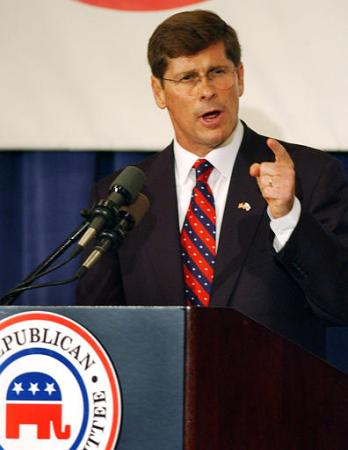
#> input picture mini_dsfd/lib/dataset/augmentor/test.jpg, 348 x 450 px, found by its file name
$ python augmentation.py   (older library calls are emulated)
#> lines starting #> are read from the running program, lines starting #| are printed output that depends on the picture
### mini_dsfd/lib/dataset/augmentor/visual_augmentation.py
import cv2
import numpy as np
import random

# [65 lines left out: functions pixel_jitter, gray, swap_change, Img_dropout, blur_heatmap, blur, not called in this run]


def adjust_contrast(image, factor):
    """ Adjust contrast of an image.

    Args
        image: Image to adjust.
        factor: A factor for adjusting contrast.
    """
    mean = image.mean(axis=0).mean(axis=0)
    return _clip((image - mean) * factor + mean)


def adjust_brightness(image, delta):
    """ Adjust brightness of an image

    Args
        image: Image to adjust.
        delta: Brightness offset between -1 and 1 added to the pixel values.
    """
    return _clip(image + delta * 255)


def adjust_hue(image, delta):
    """ Adjust hue of an image.

    Args
        image: Image to adjust.
        delta: An interval between -1 and 1 for the amount added to the hue channel.
               The values are rotated if they exceed 180.
    """
    image[..., 0] = np.mod(image[..., 0] + delta * 180, 180)
    return image


def adjust_saturation(image, factor):
    """ Adjust saturation of an image.

    Args
        image: Image to adjust.
        factor: An interval for the factor multiplying the saturation values of each pixel.
    """
    image[..., 1] = np.clip(image[..., 1] * factor, 0, 255)
    return image


def _clip(image):
    """
    Clip and convert an image to np.uint8.

    Args
        image: Image to clip.
    """
    return np.clip(image, 0, 255).astype(np.uint8)
def _uniform(val_range):
    """ Uniformly sample from the given range.

    Args
        val_range: A pair of lower and upper bound.
    """
    return np.random.uniform(val_range[0], val_range[1])


class ColorDistort():

    def __init__(
            self,
            contrast_range=(0.8, 1.2),
            brightness_range=(-.2, .2),
            hue_range=(-0.1, 0.1),
            saturation_range=(0.8, 1.2)
    ):
#> further down, image is the input picture: shape (450, 348, 3); mean B, G, R 100.1, 101.9, 116.1
        self.contrast_range = contrast_range
        self.brightness_range = brightness_range
        self.hue_range = hue_range
        self.saturation_range = saturation_range

    def __call__(self, image):


        if self.contrast_range is not None:
            contrast_factor = _uniform(self.contrast_range)
            image = adjust_contrast(image,contrast_factor)
        if self.brightness_range is not None:
            brightness_delta = _uniform(self.brightness_range)
            image = adjust_brightness(image, brightness_delta)

        if self.hue_range is not None or self.saturation_range is not None:

            image = cv2.cvtColor(image, cv2.COLOR_BGR2HSV)

            if self.hue_range is not None:
                hue_delta = _uniform(self.hue_range)
                image = adjust_hue(image, hue_delta)

            if self.saturation_range is not None:
                saturation_factor = _uniform(self.saturation_range)
                image = adjust_saturation(image, saturation_factor)

            image = cv2.cvtColor(image, cv2.COLOR_HSV2BGR)

        return image


class DsfdVisualAug():
    pass

### mini_dsfd/lib/dataset/augmentor/augmentation.py
import os
import numpy as np
import cv2
import random
import math
######May wrong, when use it check it
# [178 lines left out: functions Rotate_aug, Rotate_coordinate, box_to_point, point_to_box, Rotate_with_box, Perspective_aug and 2 more, not called in this run]


def Fill_img(img_raw,target_height,target_width,label=None):

    ###sometimes use in objs detects
    channel=img_raw.shape[2]
    raw_height = img_raw.shape[0]
    raw_width = img_raw.shape[1]
    if raw_width / raw_height >= target_width / target_height:
        shape_need = [int(target_height / target_width * raw_width), raw_width, channel]
        img_fill = np.zeros(shape_need, dtype=img_raw.dtype)+np.array(cfg.DATA.PIXEL_MEAN,dtype=img_raw.dtype)
        shift_x=(img_fill.shape[1]-raw_width)//2
        shift_y=(img_fill.shape[0]-raw_height)//2
        for i in range(channel):
            img_fill[shift_y:raw_height+shift_y, shift_x:raw_width+shift_x, i] = img_raw[:,:,i]
    else:
        shape_need = [raw_height, int(target_width / target_height * raw_height), channel]
        img_fill = np.zeros(shape_need, dtype=img_raw.dtype)+np.array(cfg.DATA.PIXEL_MEAN,dtype=img_raw.dtype)
        shift_x = (img_fill.shape[1] - raw_width) // 2
        shift_y = (img_fill.shape[0] - raw_height) // 2
        for i in range(channel):
            img_fill[shift_y:raw_height + shift_y, shift_x:raw_width + shift_x, i] = img_raw[:, :, i]
    if label is None:
        return img_fill,shift_x,shift_y
    else:
        label[:,0]+=shift_x
        label[:, 1]+=shift_y
        return img_fill,label
# [92 lines left out: functions Random_crop, box_in_img, Random_scale_withbbox, not called in this run]


def Random_flip(im, boxes):

    im_lr = np.fliplr(im).copy()
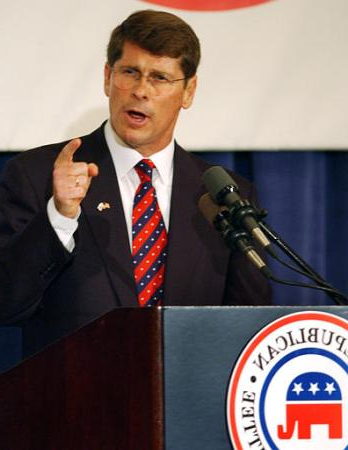
#> im_lr: shape (450, 348, 3); mean B, G, R 100.1, 101.9, 116.1
    h,w,_ = im.shape
#> h = 450; w = 348
    xmin = w - boxes[:,2]
#> xmin = [115]
    xmax = w - boxes[:,0]
#> xmax = [183]
    boxes[:,0] = xmin
    boxes[:,2] = xmax
    return im_lr, boxes


# [22 lines left out: function Mirror, not called in this run]


class RandomBaiduCrop(object):
    """Crop
    Arguments:
        img (Image): the image being input during training
        boxes (Tensor): the original bounding boxes in pt form
        labels (Tensor): the class labels for each bbox
        mode (float tuple): the min and max jaccard overlaps
    Return:
        (img, boxes, classes)
            img (Image): the cropped image
            boxes (Tensor): the adjusted bounding boxes in pt form
            labels (Tensor): the class labels for each bbox
    """

    def __init__(self, size):

        self.mean = np.array([103, 116, 123], dtype=np.float32)
        self.maxSize = 12000  # max size
        self.infDistance = 9999999
        self.size = size

    def __call__(self, image, boxes=None, labels=None):
        height, width, _ = image.shape
        random_counter = 0
        boxArea = (boxes[:, 2] - boxes[:, 0] + 1) * (boxes[:, 3] - boxes[:, 1] + 1)
        # argsort = np.argsort(boxArea)
        # rand_idx = random.randint(min(len(argsort),6))
        # print('rand idx',rand_idx)
        rand_idx = random.randint(0,len(boxArea)-1)
        rand_Side = boxArea[rand_idx] ** 0.5
        # rand_Side = min(boxes[rand_idx,2] - boxes[rand_idx,0] + 1, boxes[rand_idx,3] - boxes[rand_idx,1] + 1)
        anchors = [16, 32, 64, 128, 256, 512]
        distance = self.infDistance
        anchor_idx = 5
        for i, anchor in enumerate(anchors):
            if abs(anchor - rand_Side) < distance:
                distance = abs(anchor - rand_Side)
                anchor_idx = i
        target_anchor = random.choice(anchors[0:min(anchor_idx + 1, 5) + 1])
        ratio = float(target_anchor) / rand_Side
        ratio = ratio * (2 ** random.uniform(-1, 1))
        if int(height * ratio * width * ratio) > self.maxSize * self.maxSize:
            ratio = (self.maxSize * self.maxSize / (height * width)) ** 0.5
        interp_methods = [cv2.INTER_LINEAR, cv2.INTER_CUBIC, cv2.INTER_AREA, cv2.INTER_NEAREST, cv2.INTER_LANCZOS4]
        interp_method = random.choice(interp_methods)
        image = cv2.resize(image, None, None, fx=ratio, fy=ratio, interpolation=interp_method)
        boxes[:, 0] *= ratio
        boxes[:, 1] *= ratio
        boxes[:, 2] *= ratio
        boxes[:, 3] *= ratio
        height, width, _ = image.shape
        sample_boxes = []
        xmin = boxes[rand_idx, 0]
        ymin = boxes[rand_idx, 1]
        bw = (boxes[rand_idx, 2] - boxes[rand_idx, 0] + 1)
        bh = (boxes[rand_idx, 3] - boxes[rand_idx, 1] + 1)
        w = h = self.size

        for _ in range(50):
            if w < max(height, width):
                if bw <= w:
                    w_off = random.uniform(xmin + bw - w, xmin)
                else:
                    w_off = random.uniform(xmin, xmin + bw - w)
                if bh <= h:
                    h_off = random.uniform(ymin + bh - h, ymin)
                else:
                    h_off = random.uniform(ymin, ymin + bh - h)
            else:
                w_off = random.uniform(width - w, 0)
                h_off = random.uniform(height - h, 0)
            w_off = math.floor(w_off)
            h_off = math.floor(h_off)
            # convert to integer rect x1,y1,x2,y2
            rect = np.array([int(w_off), int(h_off), int(w_off + w), int(h_off + h)])
            # keep overlap with gt box IF center in sampled patch
            centers = (boxes[:, :2] + boxes[:, 2:]) / 2.0
            # mask in all gt boxes that above and to the left of centers
            m1 = (rect[0] <= boxes[:, 0]) * (rect[1] <= boxes[:, 1])
            # mask in all gt boxes that under and to the right of centers
            m2 = (rect[2] >= boxes[:, 2]) * (rect[3] >= boxes[:, 3])
            # mask in that both m1 and m2 are true
            mask = m1 * m2
            overlap = self.jaccard_numpy(boxes, rect)
            # have any valid boxes? try again if not
            if not mask.any() and not overlap.max() > 0.7:
                continue
            else:
                sample_boxes.append(rect)

        if len(sample_boxes) > 0:
            choice_idx = random.randint(0,len(sample_boxes)-1)
            choice_box = sample_boxes[choice_idx]
            # print('crop the box :',choice_box)
            centers = (boxes[:, :2] + boxes[:, 2:]) / 2.0
            m1 = (choice_box[0] < centers[:, 0]) * (choice_box[1] < centers[:, 1])
            m2 = (choice_box[2] > centers[:, 0]) * (choice_box[3] > centers[:, 1])
            mask = m1 * m2
            current_boxes = boxes[mask, :].copy()
            current_labels = labels[mask]
            current_boxes[:, :2] -= choice_box[:2]
            current_boxes[:, 2:] -= choice_box[:2]
            if choice_box[0] < 0 or choice_box[1] < 0:
                new_img_width = width if choice_box[0] >= 0 else width - choice_box[0]
                new_img_height = height if choice_box[1] >= 0 else height - choice_box[1]
                image_pad = np.zeros((new_img_height, new_img_width, 3), dtype=float)+np.array(cfg.DATA.PIXEL_MEAN,dtype=float)
                start_left = 0 if choice_box[0] >= 0 else -choice_box[0]
                start_top = 0 if choice_box[1] >= 0 else -choice_box[1]
                image_pad[start_top:, start_left:, :] = image

                choice_box_w = choice_box[2] - choice_box[0]
                choice_box_h = choice_box[3] - choice_box[1]

                start_left = choice_box[0] if choice_box[0] >= 0 else 0
                start_top = choice_box[1] if choice_box[1] >= 0 else 0
                end_right = start_left + choice_box_w
                end_bottom = start_top + choice_box_h
                current_image = image_pad[start_top:end_bottom, start_left:end_right, :].copy()
                return current_image, current_boxes, current_labels
            current_image = image[choice_box[1]:choice_box[3], choice_box[0]:choice_box[2], :].copy()
            return current_image, current_boxes, current_labels
        else:
            return image, boxes, labels
    def jaccard_numpy(self,box_a, box_b):
        """Compute the jaccard overlap of two sets of boxes.  The jaccard overlap
        is simply the intersection over union of two boxes.
        Args:
            box_a: Multiple bounding boxes, Shape: [num_boxes,4]
            box_b: Single bounding box, Shape: [4]
        Return:
            jaccard overlap: Shape: [box_a.shape[0], box_a.shape[1]]
        """
        inter = self.intersect(box_a, box_b)
        area_a = ((box_a[:, 2]-box_a[:, 0]) *
                  (box_a[:, 3]-box_a[:, 1]))  # [A,B]
        area_b = ((box_b[2]-box_b[0]) *
                  (box_b[3]-box_b[1]))  # [A,B]
        union = area_a + area_b - inter
        return inter / union  # [A,B]


    def intersect(self,box_a, box_b):
        max_xy = np.minimum(box_a[:, 2:], box_b[2:])
        min_xy = np.maximum(box_a[:, :2], box_b[:2])
        inter = np.clip((max_xy - min_xy), a_min=0, a_max=np.inf)
        return inter[:, 0] * inter[:, 1]

import sys
sys.path.append('.')
from train_config import config as cfg
baidu_aug=RandomBaiduCrop(cfg.DATA.hin)

class RandomSampleCrop(object):
    """Crop
    Arguments:
        img (Image): the image being input during training
        boxes (Tensor): the original bounding boxes in pt form
        labels (Tensor): the class labels for each bbox
        mode (float tuple): the min and max jaccard overlaps
    Return:
        (img, boxes, classes)
            img (Image): the cropped image
            boxes (Tensor): the adjusted bounding boxes in pt form
            labels (Tensor): the class labels for each bbox
    """
    def __init__(self):
        self.sample_options = (
            # using entire original input image
            None,
            # sample a patch s.t. MIN jaccard w/ obj in .1,.3,.4,.7,.9
            (0.1, None),
            (0.3, None),
            (0.7, None),
            (0.9, None),
            # randomly sample a patch
            (None, None),
        )

    def __call__(self, image, boxes=None, labels=None):
        height, width, _ = image.shape
        while True:
            # randomly choose a mode
            mode = random.choice(self.sample_options)
            if mode is None:
                return image, boxes, labels

            min_iou, max_iou = mode
            if min_iou is None:
                min_iou = float('-inf')
            if max_iou is None:
                max_iou = float('inf')

            # max trails (50)
            for _ in range(50):
                current_image = image

                w = random.uniform(0.3 * width, width)
                h = random.uniform(0.3 * height, height)

                # aspect ratio constraint b/t .5 & 2
                if h / w < 0.5 or h / w > 2:
                    continue

                left = random.uniform(0,width - w)
                top = random.uniform(0,height - h)

                # convert to integer rect x1,y1,x2,y2
                rect = np.array([int(left), int(top), int(left+w), int(top+h)])

                # calculate IoU (jaccard overlap) b/t the cropped and gt boxes
                overlap = self.jaccard_numpy(boxes, rect)

                # is min and max overlap constraint satisfied? if not try again
                if overlap.min() < min_iou and max_iou < overlap.max():
                    continue

                # cut the crop from the image
                current_image = current_image[rect[1]:rect[3], rect[0]:rect[2],
                                              :]

                # keep overlap with gt box IF center in sampled patch
                centers = (boxes[:, :2] + boxes[:, 2:]) / 2.0

                # mask in all gt boxes that above and to the left of centers
                m1 = (rect[0] < centers[:, 0]) * (rect[1] < centers[:, 1])

                # mask in all gt boxes that under and to the right of centers
                m2 = (rect[2] > centers[:, 0]) * (rect[3] > centers[:, 1])

                # mask in that both m1 and m2 are true
                mask = m1 * m2

                # have any valid boxes? try again if not
                if not mask.any():
                    continue

                # take only matching gt boxes
                current_boxes = boxes[mask, :].copy()

                # take only matching gt labels
                current_labels = labels[mask]

                # should we use the box left and top corner or the crop's
                current_boxes[:, :2] = np.maximum(current_boxes[:, :2],
                                                  rect[:2])
                # adjust to crop (by substracting crop's left,top)
                current_boxes[:, :2] -= rect[:2]

                current_boxes[:, 2:] = np.minimum(current_boxes[:, 2:],
                                                  rect[2:])
                # adjust to crop (by substracting crop's left,top)
                current_boxes[:, 2:] -= rect[:2]

                return current_image, current_boxes, current_labels

    def jaccard_numpy(self,box_a, box_b):
        """Compute the jaccard overlap of two sets of boxes.  The jaccard overlap
        is simply the intersection over union of two boxes.
        Args:
            box_a: Multiple bounding boxes, Shape: [num_boxes,4]
            box_b: Single bounding box, Shape: [4]
        Return:
            jaccard overlap: Shape: [box_a.shape[0], box_a.shape[1]]
        """
        inter = self.intersect(box_a, box_b)
        area_a = ((box_a[:, 2]-box_a[:, 0]) *
                  (box_a[:, 3]-box_a[:, 1]))  # [A,B]
        area_b = ((box_b[2]-box_b[0]) *
                  (box_b[3]-box_b[1]))  # [A,B]
        union = area_a + area_b - inter
        return inter / union  # [A,B]


    def intersect(self,box_a, box_b):
        max_xy = np.minimum(box_a[:, 2:], box_b[2:])
        min_xy = np.maximum(box_a[:, :2], box_b[:2])
        inter = np.clip((max_xy - min_xy), a_min=0, a_max=np.inf)
        return inter[:, 0] * inter[:, 1]
dsfd_aug=RandomSampleCrop()

if __name__=='__main__':


    import sys
    sys.path.append('.')
    from train_config import config as cfg


    from lib.dataset.augmentor.visual_augmentation import ColorDistort
    color_aug=ColorDistort()
    for i in range(1000):
        image=cv2.imread('./lib/dataset/augmentor/test.jpg')
        boxes = np.array([[165, 60, 233, 138,1]],dtype=np.float)
        #bboxes=np.array([[165,60,233,138],[100,60,233,138]])

        if random.uniform(0, 1) > 0.5:
            image, boxes = Random_flip(image, boxes)
#> boxes = [[115, 60, 183, 138, 1]]
        if random.uniform(0, 1) > 0.5:
            image=color_aug(image)
#> in adjust_contrast, `mean = image.mean(axis=0).mean(axis=0)`: mean = [100.1, 101.9, 116.1]
#> in _clip (call 2), `return np.clip(image, 0, 255).astype(np.uint8)`:
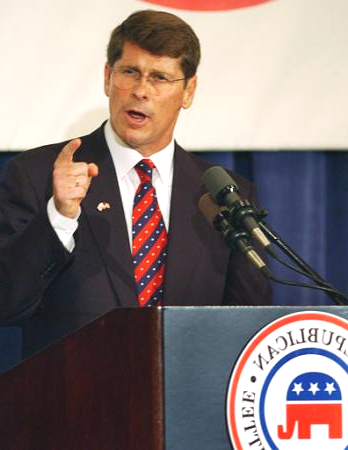
#> returned value: shape (450, 348, 3); mean of channels 0, 1, 2 119.8, 121.6, 135; drawn as B, G, R
#> in __call__, `image = cv2.cvtColor(image, cv2.COLOR_BGR2HSV)`: image: shape (450, 348, 3); mean H, S, V 73, 66.9, 143.3
#> in adjust_hue, `image[..., 0] = np.mod(image[..., 0] + delta * 180, 180)`: image: shape (450, 348, 3); mean H, S, V 68.3, 66.9, 143.3
#> in adjust_saturation, `image[..., 1] = np.clip(image[..., 1] * factor, 0, 255)`: image: shape (450, 348, 3); mean H, S, V 68.3, 67.6, 143.3
        # [6 lines of commented-out code are left out]

        sample_dice=random.uniform(0, 1)
        if  sample_dice> 0.7:
            if not cfg.DATA.MUTISCALE:
                image, boxes = Random_scale_withbbox(image, boxes, target_shape=[cfg.DATA.hin, cfg.DATA.win],
                                                     jitter=0.3)
            else:
                rand_h = random.sample(cfg.DATA.scales, 1)[0]
                rand_w = random.sample(cfg.DATA.scales, 1)[0]
                image, boxes = Random_scale_withbbox(image, boxes, target_shape=[rand_h, rand_w], jitter=0.3)
        elif sample_dice>0.3 and sample_dice<=0.7:
            boxes_ = boxes[:, 0:4]
#> boxes_ = [[115, 60, 183, 138]]
            klass_ = boxes[:, 4:]
#> klass_ = [1]

            image, boxes_, klass_ = dsfd_aug(image, boxes_, klass_)
#> the loop in __call__, `while True:` made 1 pass
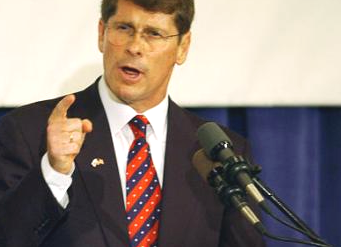
#> image: shape (247, 341, 3); mean B, G, R 124, 130.7, 143
#> boxes_ = [[109, 16, 177, 94]]
            image, shift_x, shift_y = Fill_img(image, target_width=cfg.DATA.win, target_height=cfg.DATA.hin)
#> after the loop in Fill_img, `for i in range(channel):`:
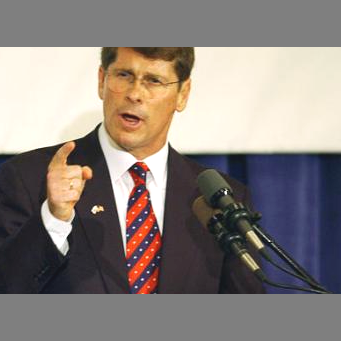
#> img_fill: shape (341, 341, 3); mean B, G, R 124.8, 129.7, 138.6
#> shift_x = 0; shift_y = 47
            boxes_[:, 0:4] = boxes_[:, 0:4] + np.array([shift_x, shift_y, shift_x, shift_y], dtype='float32')
            h, w, _ = image.shape
#> h = 341; w = 341
            boxes_[:, 0] /= w
            boxes_[:, 1] /= h
            boxes_[:, 2] /= w
            boxes_[:, 3] /= h
            image = image.astype(np.uint8)
            image = cv2.resize(image, (cfg.DATA.win, cfg.DATA.hin))
#> image: shape (512, 512, 3)

            boxes_[:, 0] *= cfg.DATA.win
            boxes_[:, 1] *= cfg.DATA.hin
            boxes_[:, 2] *= cfg.DATA.win
            boxes_[:, 3] *= cfg.DATA.hin
            image = image.astype(np.uint8)
            boxes = np.concatenate([boxes_, klass_], axis=1)
#> boxes = [[163.7, 94.59, 265.8, 211.7, 1]]
        else:
            boxes_ = boxes[:, 0:4]
            klass_ = boxes[:, 4:]
            image,boxes_,klass_=baidu_aug(image,boxes_,klass_)

            image, shift_x, shift_y = Fill_img(image, target_width=cfg.DATA.win, target_height=cfg.DATA.hin)
            boxes_[:, 0:4] = boxes_[:, 0:4] + np.array([shift_x, shift_y, shift_x, shift_y], dtype='float32')
            h, w, _ = image.shape
            boxes_[:, 0] /= w
            boxes_[:, 1] /= h
            boxes_[:, 2] /= w
            boxes_[:, 3] /= h
            image=image.astype(np.uint8)
            image = cv2.resize(image, (cfg.DATA.win, cfg.DATA.hin))

            boxes_[:, 0] *= cfg.DATA.win
            boxes_[:, 1] *= cfg.DATA.hin
            boxes_[:, 2] *= cfg.DATA.win
            boxes_[:, 3] *= cfg.DATA.hin
            boxes = np.concatenate([boxes_, klass_], axis=1)

        if np.sum(image)==0:
            print('there is an err with 2')

        for i in range(boxes.shape[0]):
            box = boxes[i]
            cv2.rectangle(image, (int(box[0]), int(box[1])),
                          (int(box[2]), int(box[3])),
                          (222, 222, 100), 1)
#> this loop made 1 pass
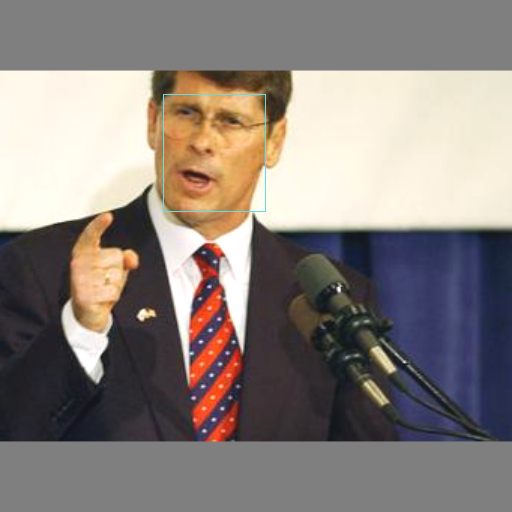
#> image: shape (512, 512, 3); mean B, G, R 124.9, 129.7, 138.4
#> (the run stopped early here; a loop or call above may not have finished)
